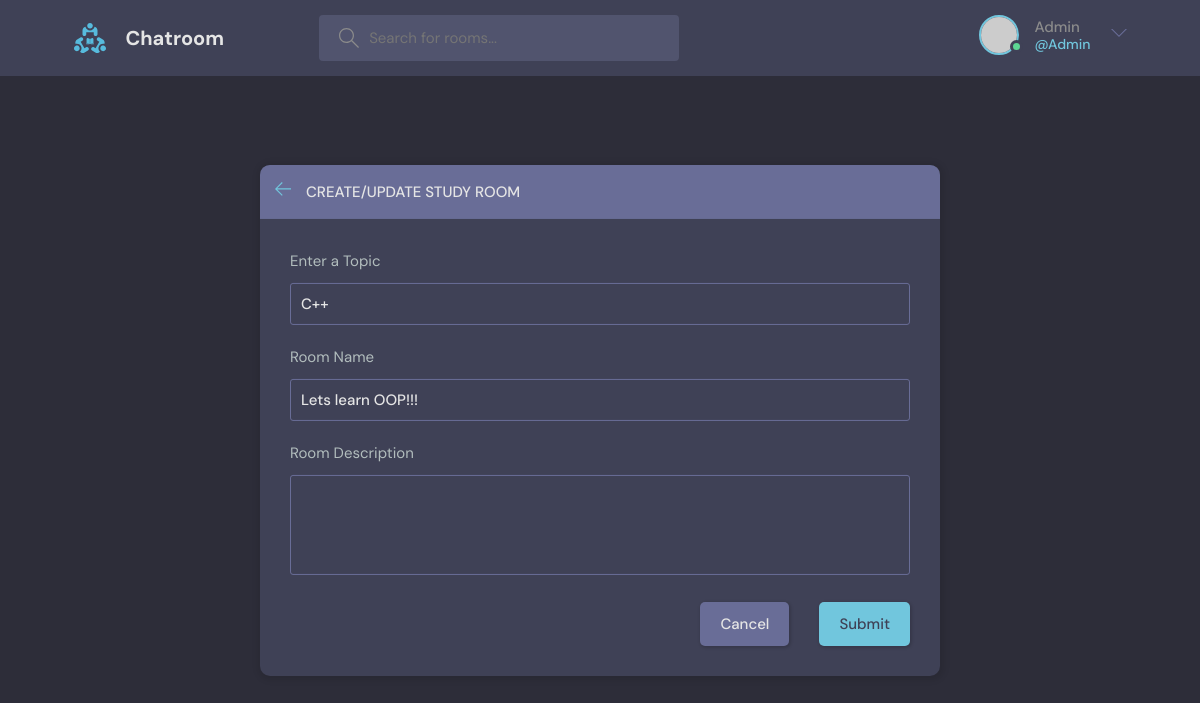
The app's page /update-room/8/ (signed in), older data.
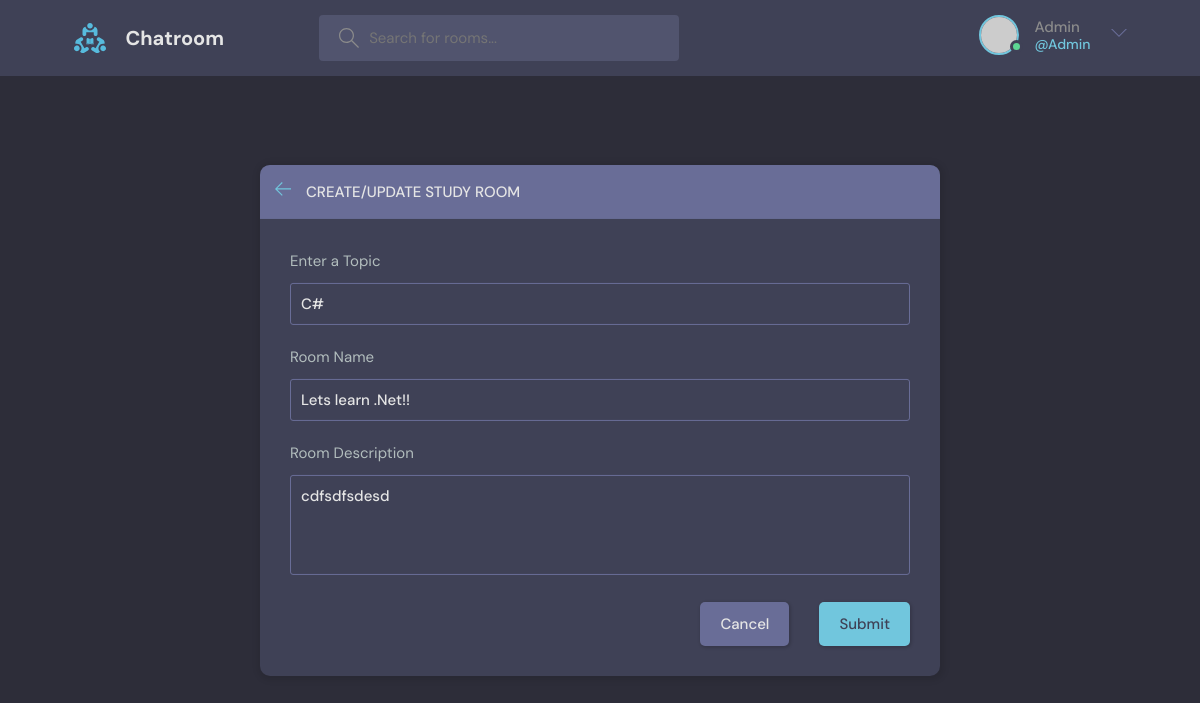
The same page, newer data.
### base/models.py (models this page shows, shortened)
class Room(models.Model):
    host = models.ForeignKey(User, on_delete=models.SET_NULL, null=True)
    topic = models.ForeignKey(Topic, on_delete=models.SET_NULL, null=True)
    name= models.CharField(max_length=200) # Meaning this can't be blank
    description = models.TextField(null=True, blank=True)
    participants = models.ManyToManyField(User,related_name='participants', blank=True)
    updated = models.DateTimeField(auto_now=True)
    created = models.DateTimeField(auto_now_add=True)
    class Meta:
        ordering = ['-updated', '-created']

class Topic(models.Model):
    name = models.CharField(max_length=200)
    def __str__(self):
        return self.name

### base/views.py (the view, shortened to what this page needs)
# urls.py: path('update-room/<str:pk>/', views.updateRoom, name="update-room"),
@login_required(login_url='login')
def updateRoom(request, pk):
    room = Room.objects.get(id=pk)
    form = RoomForm(instance=room)
    topics = Topic.objects.all()
    if request.user != room.host:
        return HttpResponse('You are not allowed here!!')
    context = {'form': form, 'topics': topics, 'room': room}
    return render(request, 'base/room_form.html', context)

### base/forms.py
class RoomForm(ModelForm):
    class Meta:
        model = Room
        fields = '__all__' # Currently it is just giving all the fields
        exclude = ['host', 'participants']

### base/templates/base/room_form.html (shortened to what this page needs)
{% extends 'main.html' %}
{% block content %}
  <main class="create-room layout">
    <div class="container">
      <div class="layout__box">
        <div class="layout__boxHeader">
          <div class="layout__boxTitle">
            <a href="{% url 'home' %}">
              <svg version="1.1" xmlns="http://www.w3.org/2000/svg" width="32" height="32" viewBox="0 0 32 32">
                <title>arrow-left</title>
                <path
                  d="M13.723 2.286l-13.723 13.714 13.719 13.714 1.616-1.611-10.96-10.96h27.625v-2.286h-27.625l10.965-10.965-1.616-1.607z">
                </path>
              </svg>
            </a>
            <h3>Create/Update Study Room</h3>
          </div>
        </div>
        <div class="layout__body">
          <form class="form" action="" method="POST">
            <div class="form__group">
              <label for="room_topic">Enter a Topic</label>
              <input required type="text" value="{{room.topic.name}}" name="topic" list="topic-list" />
            </div>
            <div class="form__group">
              <label for="room_name">Room Name</label>
              {{form.name}}
            </div>
            <div class="form__group">
              <label for="room_description">Room Description</label>
              {{form.description}}
            </div>
            <div class="form__action">
              <a class="btn btn--dark" href="{% url 'home' %}">Cancel</a>
              <button class="btn btn--main" type="submit">Submit</button>
            </div>
          </form>
        </div>
      </div>
    </div>
  </main>
  {% endblock %}

Row changes from the older to the newer data that the page shows:
changed Room: topic "C++" → "C#"; name "Lets learn OOP!!!" → "Lets learn .Net!!"; description (not shown) → "cdfsdfsdesd"
